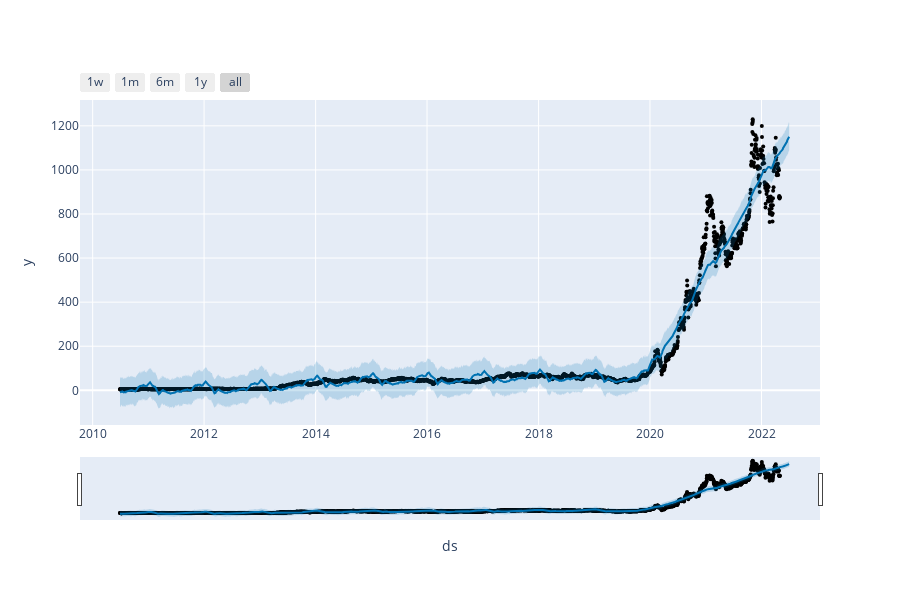

Notebook code cell kept with this figure:
### Code cell
plot_plotly(tsla_m, forecast)

### Figure 1 — Plotly figure (JSON) as saved in the notebook; plotly's stock layout.template omitted (floating-point values rounded to 4 significant figures; data arrays with more than 128 entries replaced by an {"elided": "..."} marker saying what was removed)
{"data": [{"marker": {"color": "black", "size": 4}, "mode": "markers", "name": "Actual", "type": "scatter", "x": {"elided": "2982 str values"}, "y": {"elided": "2982 float values"}}, {"hoverinfo": "skip", "line": {"width": 0}, "mode": "lines", "type": "scatter", "x": {"elided": "3042 str values"}, "y": {"elided": "3042 float values"}}, {"fill": "tonexty", "fillcolor": "rgba(0, 114, 178, 0.2)", "line": {"color": "#0072B2", "width": 2}, "mode": "lines", "name": "Predicted", "type": "scatter", "x": {"elided": "3042 str values"}, "y": {"elided": "3042 float values"}}, {"fill": "tonexty", "fillcolor": "rgba(0, 114, 178, 0.2)", "hoverinfo": "skip", "line": {"width": 0}, "mode": "lines", "type": "scatter", "x": {"elided": "3042 str values"}, "y": {"elided": "3042 float values"}}], "layout": {"height": 600, "showlegend": false, "width": 900, "xaxis": {"rangeselector": {"buttons": [{"count": 7, "label": "1w", "step": "day", "stepmode": "backward"}, {"count": 1, "label": "1m", "step": "month", "stepmode": "backward"}, {"count": 6, "label": "6m", "step": "month", "stepmode": "backward"}, {"count": 1, "label": "1y", "step": "year", "stepmode": "backward"}, {"step": "all"}]}, "rangeslider": {"visible": true}, "title": {"text": "ds"}, "type": "date"}, "yaxis": {"title": {"text": "y"}}}}
